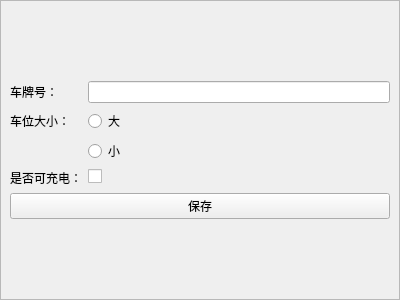
<?xml version="1.0" encoding="UTF-8"?>
<ui version="4.0">
 <class>ApplyPart</class>
 <widget class="QWidget" name="ApplyPart">
  <property name="geometry">
   <rect>
    <x>0</x>
    <y>0</y>
    <width>400</width>
    <height>300</height>
   </rect>
  </property>
  <property name="windowTitle">
   <string>Form</string>
  </property>
  <layout class="QVBoxLayout" name="verticalLayout">
   <property name="leftMargin">
    <number>0</number>
   </property>
   <property name="topMargin">
    <number>0</number>
   </property>
   <property name="rightMargin">
    <number>0</number>
   </property>
   <property name="bottomMargin">
    <number>0</number>
   </property>
   <item>
    <widget class="QFrame" name="frame">
     <property name="frameShape">
      <enum>QFrame::StyledPanel</enum>
     </property>
     <property name="frameShadow">
      <enum>QFrame::Raised</enum>
     </property>
     <layout class="QVBoxLayout" name="verticalLayout_2">
      <item>
       <spacer name="verticalSpacer_2">
        <property name="orientation">
         <enum>Qt::Vertical</enum>
        </property>
        <property name="sizeHint" stdset="0">
         <size>
          <width>20</width>
          <height>40</height>
         </size>
        </property>
       </spacer>
      </item>
      <item>
       <layout class="QFormLayout" name="formLayout">
        <item row="0" column="0">
         <widget class="QLabel" name="licenseLabel">
          <property name="text">
           <string>车牌号：</string>
          </property>
         </widget>
        </item>
        <item row="0" column="1">
         <widget class="QLineEdit" name="licenseEdit"/>
        </item>
        <item row="1" column="0">
         <widget class="QLabel" name="sizeLabel">
          <property name="text">
           <string>车位大小：</string>
          </property>
         </widget>
        </item>
        <item row="1" column="1">
         <widget class="QRadioButton" name="bigRadioButton">
          <property name="text">
           <string>大</string>
          </property>
          <attribute name="buttonGroup">
           <string notr="true">sizeGroup</string>
          </attribute>
         </widget>
        </item>
        <item row="2" column="0">
         <widget class="QLabel" name="label_3">
          <property name="text">
           <string>   </string>
          </property>
         </widget>
        </item>
        <item row="2" column="1">
         <widget class="QRadioButton" name="smallRadioButton">
          <property name="text">
           <string>小</string>
          </property>
          <attribute name="buttonGroup">
           <string notr="true">sizeGroup</string>
          </attribute>
         </widget>
        </item>
        <item row="3" column="0">
         <widget class="QLabel" name="chargeableLabel">
          <property name="text">
           <string>是否可充电：</string>
          </property>
         </widget>
        </item>
        <item row="3" column="1">
         <widget class="QCheckBox" name="checkBox">
          <property name="text">
           <string/>
          </property>
         </widget>
        </item>
       </layout>
      </item>
      <item>
       <widget class="QPushButton" name="saveButton">
        <property name="text">
         <string>保存</string>
        </property>
       </widget>
      </item>
      <item>
       <spacer name="verticalSpacer">
        <property name="orientation">
         <enum>Qt::Vertical</enum>
        </property>
        <property name="sizeHint" stdset="0">
         <size>
          <width>20</width>
          <height>40</height>
         </size>
        </property>
       </spacer>
      </item>
     </layout>
    </widget>
   </item>
  </layout>
 </widget>
 <resources/>
 <connections/>
 <buttongroups>
  <buttongroup name="sizeGroup"/>
 </buttongroups>
</ui>
